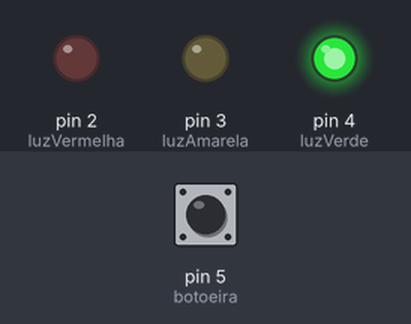
A sketch run on a simulated Arduino Uno, built with avr-gcc and run on an emulated ATmega328P. Parts: output pins drawn as LEDs (lit = HIGH). Inputs (shaded band) come from the test bench; at power-on: pin 5 (botoeira) LOW.

Above: at 1.2 s.
1.3 s: pin 5 (botoeira) pulled HIGH for 0.15 s
At 4.3 s:
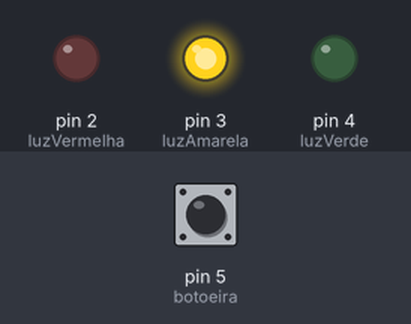
4.4 s: pin 5 (botoeira) pulled HIGH for 1 s
At 5.4 s:
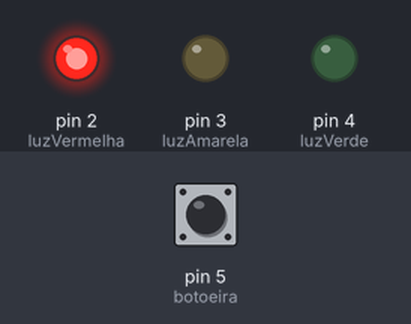
Timing chart, 0 to 13.5 s (numbered marks = the images above; inputs shaded):
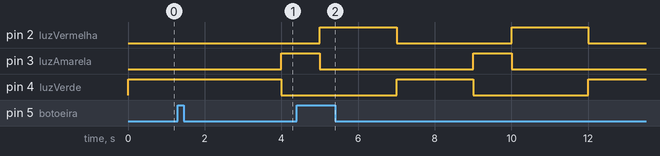

Measured:
- after the input at 1.3 s, pin 3 (luzAmarela): LOW → HIGH after 2.7 s; pin 4 (luzVerde): HIGH → LOW after 2.7 s
- by itself, pin 2 (luzVermelha): alternates HIGH for 2.0 s and LOW for 3.0 s

The sketch:

Com-Botoeira-Without_Delay.ino
```cpp
#define luzVermelha 2
#define luzAmarela 3
#define luzVerde 4
#define botoeira 5

int tickDoRelogio = 0;
int tempoAmarelo = 2;
int tempoVermelho = 3;
int tempoReinicia = 5;


// Variables used for timing
unsigned long timet;
unsigned long tempoativo1inicio;
unsigned long tempoativo1final;
unsigned long tempototal1;
unsigned long previousTime;
boolean enterFunction = true;
boolean botoeiraPressionada = false;
//-----------------------


void setup() {
  // set the digital pin as output:
  pinMode(luzVermelha, OUTPUT);
  pinMode(luzAmarela, OUTPUT);
  pinMode(luzVerde, OUTPUT);
  pinMode(botoeira, INPUT);

  ligaVerde();
}

void loop() {

   timet = micros();
    if (botoeiraPressionada == false){
      botoeiraPressionada = digitalRead(botoeira);
    }


  if (enterFunction == true){
    previousTime= timet;
    // Write your first code below
    //-----------------------
    if (botoeiraPressionada == true){
      tickDoRelogio = tickDoRelogio + 1;
    }

    if (tickDoRelogio <= tempoAmarelo){
      ligaVerde();
    } else if ((tickDoRelogio >= tempoAmarelo) && (tickDoRelogio <= tempoVermelho) && (botoeiraPressionada == true)){
      ligaAmarelo();
    } else if ((tickDoRelogio > tempoVermelho) && (tickDoRelogio < tempoReinicia) && (botoeiraPressionada == true)){
      ligaVermelho();
      botoeiraPressionada = false;
    } else{
      tickDoRelogio = 0;
    }

    //-----------------------
    // End of your first code
  }


  // The DELAY time is adjusted in the constant below >>
  if (timet - previousTime < 999990){ // 1 million microsencods= 1 second delay
    /* I have actually used 0.999990 seconds, in a trial to compensate the time that
       this IF function takes to be executed. this is really a point that
       need improvement in my code */
    enterFunction= false;
  }
  else {
    enterFunction= true;
  }
}
int ligaVerde(){
  digitalWrite(luzVerde, HIGH);
  digitalWrite(luzAmarela, LOW);
  digitalWrite(luzVermelha, LOW);
}
int ligaAmarelo(){
  digitalWrite(luzVerde, LOW);
  digitalWrite(luzAmarela, HIGH);
  digitalWrite(luzVermelha, LOW);
}
int ligaVermelho(){
  digitalWrite(luzVerde, LOW);
  digitalWrite(luzAmarela, LOW);
  digitalWrite(luzVermelha, HIGH);
}
```
